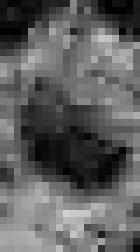
#> input picture synth_data_maker/image_files/dust1.png, 20 x 36 px (shown 7 times larger)
$ python -i synth_data_gen.py   (imports and definitions only)
#> lines starting #> are read from the running program, lines starting #| are printed output that depends on the picture; after the words box and inside, x2 and y2 are one past the last pixel; in counts of white or black regions, pixels touching at a corner belong together
import os
from random import randint

import cv2
import numpy as np
from tqdm import tqdm


# [40 lines left out: functions get_random_dust_variables, show_img, not called in this run]


def remove_metal_grate(img):
	result = cv2.cvtColor(img, cv2.COLOR_BGR2GRAY)
	t = cv2.adaptiveThreshold(result, 255, cv2.ADAPTIVE_THRESH_GAUSSIAN_C, cv2.THRESH_BINARY, 11, 2)
	result = cv2.inpaint(img, t, 3, cv2.INPAINT_TELEA)
	return result


# [5 lines left out: function denoise_to_binary, not called in this run]


def remove_background_dust(img, background):
	result = img - background
	return result


# [41 lines left out: functions make_dust_region, apply_vignette, apply_synthetic_dust, not called in this run]


def create_synthetic_data(
		src_path,
		metal_mask_path='./image_files/metal_mask_v2.png',
		dust_img_path='./image_files/dust1.png',
		dust_vignette_strength=3.0,
		dust_cloud_size=(7, 17),
		dust_location=(600, 270),
		blend_alpha=0.99
):
	# step 1: read images
#> called with src_path = 'image_files/dust1.png', metal_mask_path = './image_files/metal_mask_v2.png', dust_img_path = './image_files/dust1.png', dust_vignette_strength = 3, dust_cloud_size = (7, 17), dust_location = (600, 270), blend_alpha = 0.99
	src_img = cv2.imread(src_path, cv2.IMREAD_COLOR)
#> src_img is the input picture: shape (36, 20, 3); mean B, G, R 96.4, 93.9, 95.1
	mask_img = cv2.imread(metal_mask_path, cv2.IMREAD_GRAYSCALE)
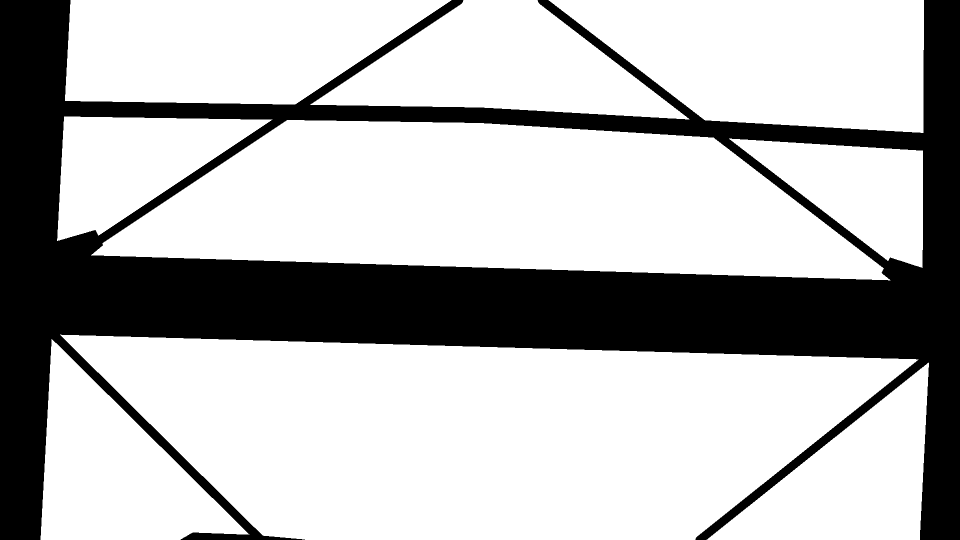
#> input picture synth_data_maker/image_files/metal_mask_v2.png, 1920 x 1080 px (shown at 1/2 size)
#> mask_img: shape (1080, 1920); 71.8% white; 1 black region, box (x1, y1, x2, y2) and area: (0, 0, 1920, 1080) 584127
	dust_img = cv2.imread(dust_img_path, cv2.IMREAD_COLOR)

	# step 2: preprocess source image
	background = remove_metal_grate(src_img)
#> in remove_metal_grate, `t = cv2.adaptiveThreshold(result, 255, cv2.ADAPTIVE_THRESH_GAUSSIAN_C,..`:
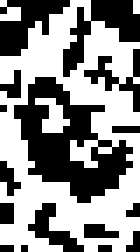
#> t: shape (36, 20) (shown 7 times larger); 55% white; 16 black regions (11 under 20 px), largest, box (x1, y1, x2, y2) and area: (2, 11, 19, 29) 143, (9, 0, 20, 11) 49, (0, 0, 10, 8) 42, (12, 7, 20, 16) 22, (4, 29, 12, 36) 22
#> in remove_metal_grate, `result = cv2.inpaint(img, t, 3, cv2.INPAINT_TELEA)`:
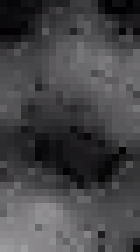
#> result: shape (36, 20, 3) (shown 7 times larger); mean B, G, R 71.9, 69.4, 70.6
#> (the run stopped early here; a loop or call above may not have finished)
